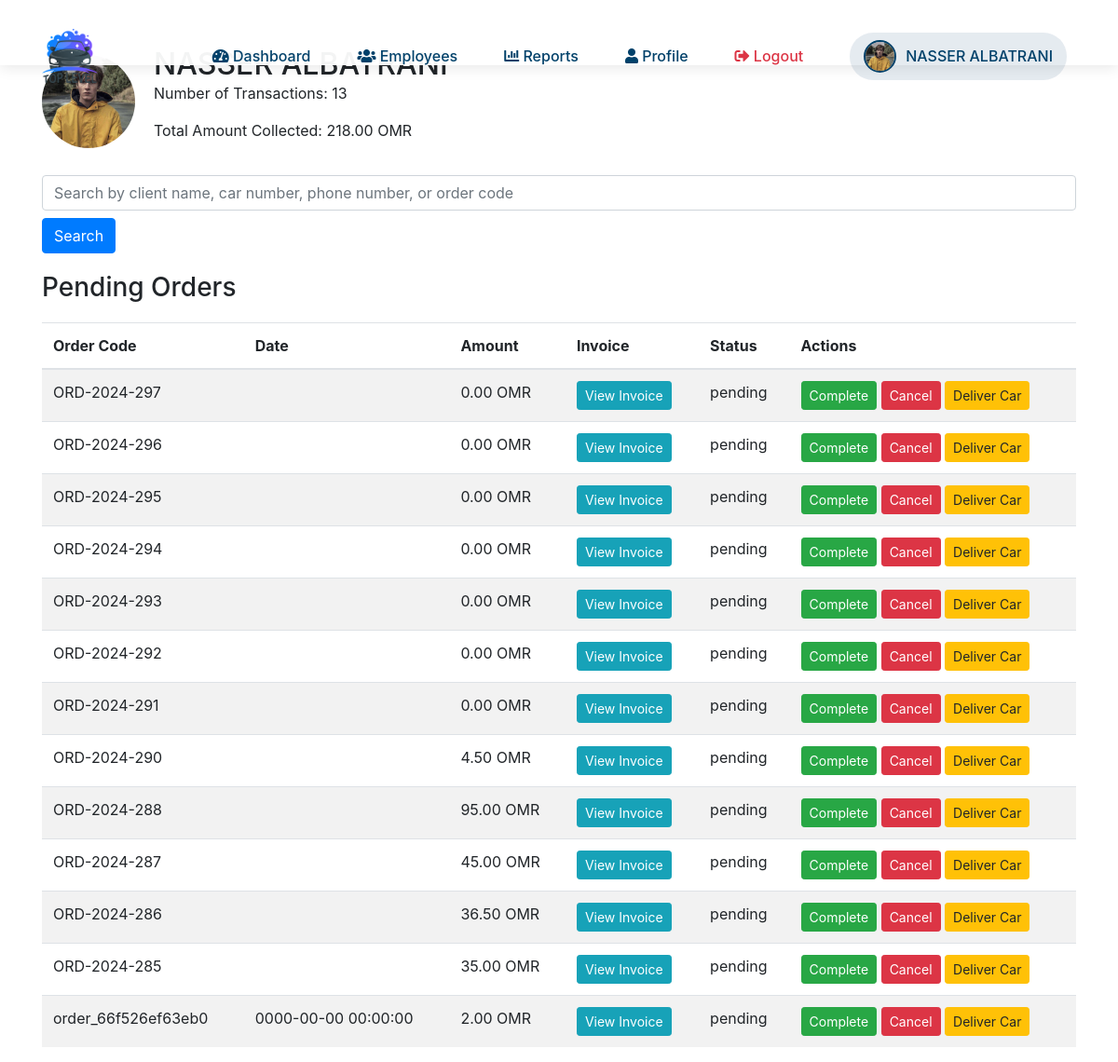
The app's page /pending.php (signed in) with its own data.
### tables this page shows
CREATE TABLE `orders` (
  `id` int(11) NOT NULL,
  `client_car_id` int(11) DEFAULT NULL,
  `order_details` text DEFAULT NULL,
  `qrcode_path` varchar(255) DEFAULT NULL,
  `car_type` varchar(50) DEFAULT NULL,
  `employee_name` varchar(100) DEFAULT NULL,
  `client_name` varchar(100) DEFAULT NULL,
  `service_category` varchar(50) DEFAULT NULL,
  `services` text DEFAULT NULL,
  `car_number` varchar(50) DEFAULT NULL,
  `car_name` varchar(255) DEFAULT NULL,
  `phone_number` varchar(50) DEFAULT NULL,
  `arrival_time` datetime DEFAULT NULL,
  `delivery_time` datetime DEFAULT NULL,
  `total_amount` decimal(10,3) DEFAULT NULL,
  `notes` text DEFAULT NULL,
  `order_code` varchar(255) DEFAULT NULL,
  `deposit_amount` decimal(10,3) NOT NULL DEFAULT 0.000,
  `remaining_amount` decimal(10,3) NOT NULL DEFAULT 0.000,
  `installments` int(11) NOT NULL DEFAULT 0,
  `coupon_code` varchar(255) DEFAULT NULL,
  `coupon_discount` decimal(10,3) DEFAULT 0.000,
  `total_after_discount` decimal(10,3) DEFAULT 0.000,
  `status` enum('pending','completed','canceled') DEFAULT 'pending',
  `car_delivered` tinyint(1) NOT NULL DEFAULT 0,
  `car_delivery_time` datetime DEFAULT NULL,
  `extra_service_name` text DEFAULT NULL,
  `extra_service_price` text DEFAULT NULL
);

### pending.php (the view, shortened to what this page needs)
<?php
include('db.php');
$employee_name = $_SESSION['employee_name'];
$employee_image = $_SESSION['image'];
$search_query = '';
if (isset($_GET['search'])) {
    $search_query = $_GET['search'];
    $sql_summary = "SELECT COUNT(*) as transaction_count, SUM(total_amount) as total_amount FROM orders WHERE status = 'pending' AND car_delivered = 0 AND (client_name LIKE ? OR car_number LIKE ? OR phone_number LIKE ? OR order_code LIKE ?)";
    $search_param = '%' . $search_query . '%';
    $stmt_summary = $conn->prepare($sql_summary);
    $stmt_summary->bind_param("ssss", $search_param, $search_param, $search_param, $search_param);
} else {
    $sql_summary = "SELECT COUNT(*) as transaction_count, SUM(total_amount) as total_amount FROM orders WHERE status = 'pending' AND car_delivered = 0";
    $stmt_summary = $conn->prepare($sql_summary);
}
$stmt_summary->execute();
$stmt_summary->bind_result($transaction_count, $total_amount);
if (isset($search_query) && !empty($search_query)) {
    $sql_transactions = "SELECT id, order_code, delivery_time, total_amount, status, car_delivered FROM orders WHERE status = 'pending' AND car_delivered = 0 AND (client_name LIKE ? OR car_number LIKE ? OR phone_number LIKE ? OR order_code LIKE ?) ORDER BY arrival_time DESC";
    $stmt_transactions = $conn->prepare($sql_transactions);
    $stmt_transactions->bind_param("ssss", $search_param, $search_param, $search_param, $search_param);
} else {
    $sql_transactions = "SELECT id, order_code, delivery_time, total_amount, status, car_delivered FROM orders WHERE status = 'pending' AND car_delivered = 0 ORDER BY arrival_time DESC";
    $stmt_transactions = $conn->prepare($sql_transactions);
}
$stmt_transactions->execute();
$result_transactions = $stmt_transactions->get_result();
?>
<!DOCTYPE html>
<html lang="en">
<head>
    <link rel="stylesheet" href="https://stackpath.bootstrapcdn.com/bootstrap/4.5.2/css/bootstrap.min.css">
</head>
<body>
    <?php include 'nav.php'; ?>
    <div class="container">
        <div class="profile-header">
            <img src="<?php echo htmlspecialchars($employee_image); ?>" alt="Employee Image">
            <div>
                <h2><?php echo htmlspecialchars($employee_name); ?></h2>
                <p>Number of Transactions: <?php echo $transaction_count; ?></p>
                <p>Total Amount Collected: <?php echo number_format($total_amount, 2); ?> OMR </p>
            </div>
        </div>
        <form method="get" class="search-box">
            <input type="text" name="search" class="form-control" placeholder="Search by client name, car number, phone number, or order code" value="<?php echo htmlspecialchars($search_query); ?>">
            <button type="submit" class="btn btn-primary mt-2">Search</button>
        </form>
        <h3>Pending Orders</h3>
        <table class="table table-striped transactions-table">
            <thead>
                <tr>
                    <th>Order Code</th>
                    <th>Date</th>
                    <th>Amount</th>
                    <th>Invoice</th>
                    <th>Status</th>
                    <th>Actions</th>
                </tr>
            </thead>
            <tbody>
                <?php while ($transaction = $result_transactions->fetch_assoc()): ?>
                    <tr>
                        <td><?php echo htmlspecialchars($transaction['order_code']); ?></td>
                        <td><?php echo htmlspecialchars($transaction['delivery_time']); ?></td>
                        <td><?php echo number_format($transaction['total_amount'], 2); ?> OMR </td>
                        <td><a href="view_order.php?id=<?php echo $transaction['id']; ?>" class="btn btn-info btn-sm">View Invoice</a></td>
                        <td><?php echo htmlspecialchars($transaction['status']); ?></td>
                        <td>
                            <?php if ($transaction['status'] == 'pending'): ?>
                                <a href="update_status.php?id=<?php echo $transaction['id']; ?>&status=completed" class="btn btn-success btn-sm">Complete</a>
                                <a href="update_status.php?id=<?php echo $transaction['id']; ?>&status=canceled" class="btn btn-danger btn-sm">Cancel</a>
                            <?php endif; ?>
                            <?php if ($transaction['car_delivered'] == 0): ?>
                                <a href="deliver_car.php?id=<?php echo $transaction['id']; ?>" class="btn btn-warning btn-sm">Deliver Car</a>
                            <?php else: ?>
                                <span class="text-success">Car Delivered</span>
                            <?php endif; ?>
                        </td>
                    </tr>
                <?php endwhile; ?>
            </tbody>
        </table>
    </div>
</body>
</html>

### pending.php (style rules this page uses)
body { font-family: 'Poppins', sans-serif; background-color: #f4f4f4; }
.container { margin-top: 50px; }
.profile-header { display: flex; align-items: center; margin-bottom: 20px; }
.profile-header img { width: 100px; height: 100px; border-radius: 50%; margin-right: 20px; }
.profile-header h2 { margin: 0; }
.transactions-table { margin-top: 20px; }
.search-box { margin-bottom: 20px; }

### records on screen
orders: order_code "ORD-2024-297", total_amount "0.00", status "pending"
orders: order_code "ORD-2024-296", total_amount "0.00", status "pending"
orders: order_code "ORD-2024-295", total_amount "0.00", status "pending"
orders: order_code "ORD-2024-294", total_amount "0.00", status "pending"
orders: order_code "ORD-2024-293", total_amount "0.00", status "pending"
orders: order_code "ORD-2024-292", total_amount "0.00", status "pending"
orders: order_code "ORD-2024-291", total_amount "0.00", status "pending"
orders: order_code "ORD-2024-290", total_amount "4.50", status "pending"
orders: order_code "ORD-2024-288", total_amount "95.00", status "pending"
orders: order_code "ORD-2024-287", total_amount "45.00", status "pending"
orders: order_code "ORD-2024-286", total_amount "36.50", status "pending"
orders: order_code "ORD-2024-285", total_amount "35.00", status "pending"
orders: order_code "order_66f526ef63eb0", delivery_time "0000-00-00 00:00:00", total_amount "2.00", status "pending"

### other values on screen
$user_name "NASSER ALBATRANI"
$transaction_count "13"
$total_amount "218.00"
